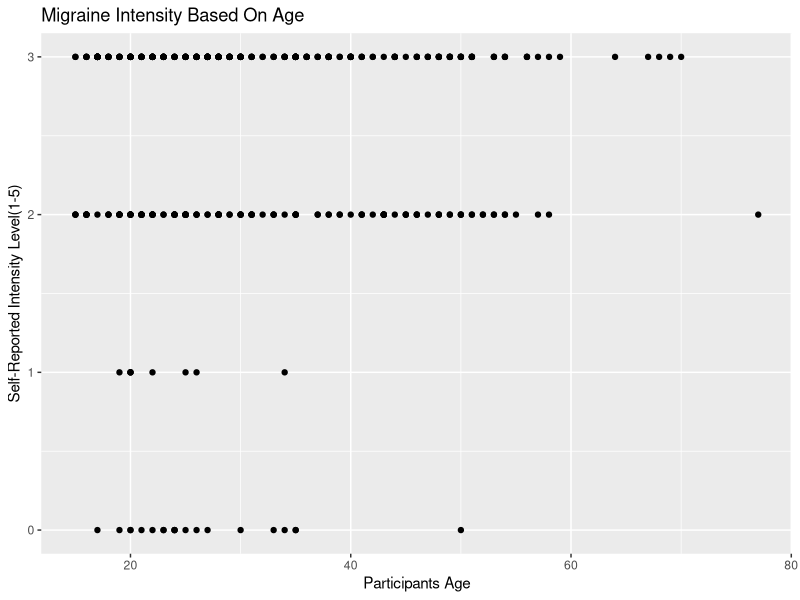
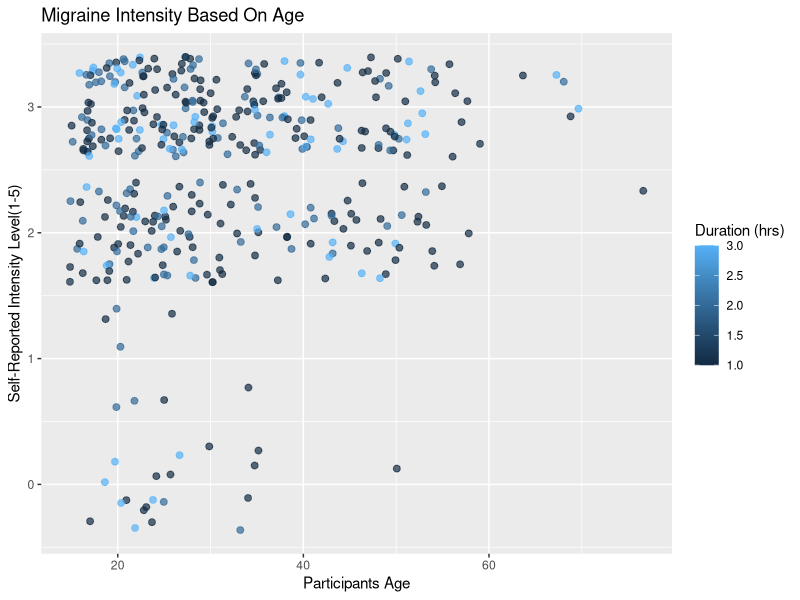
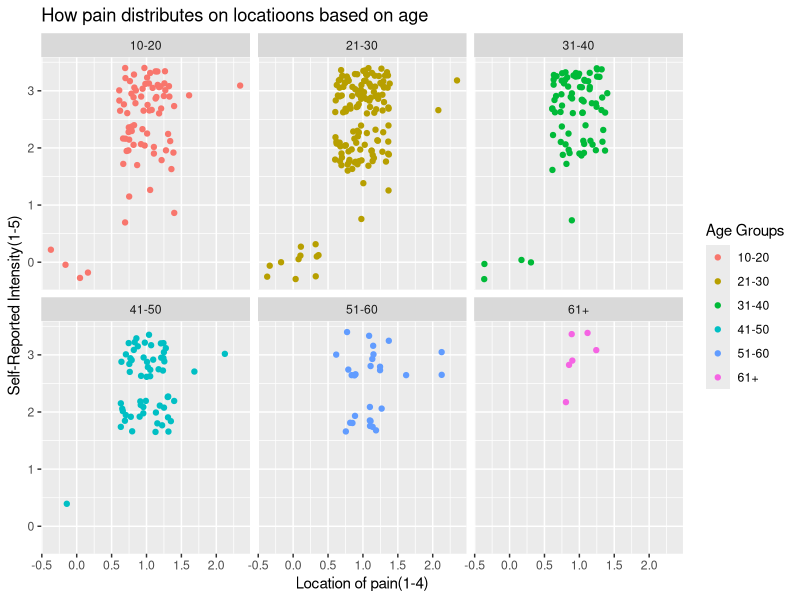
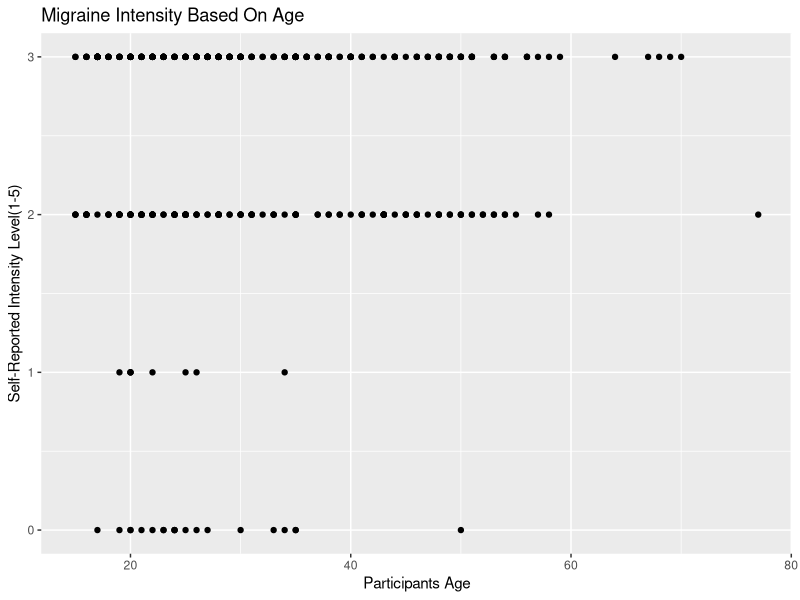
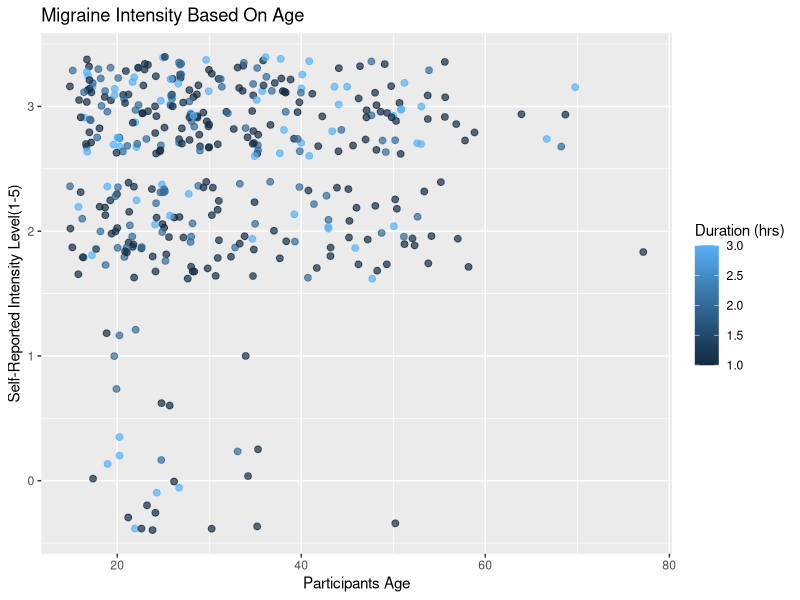
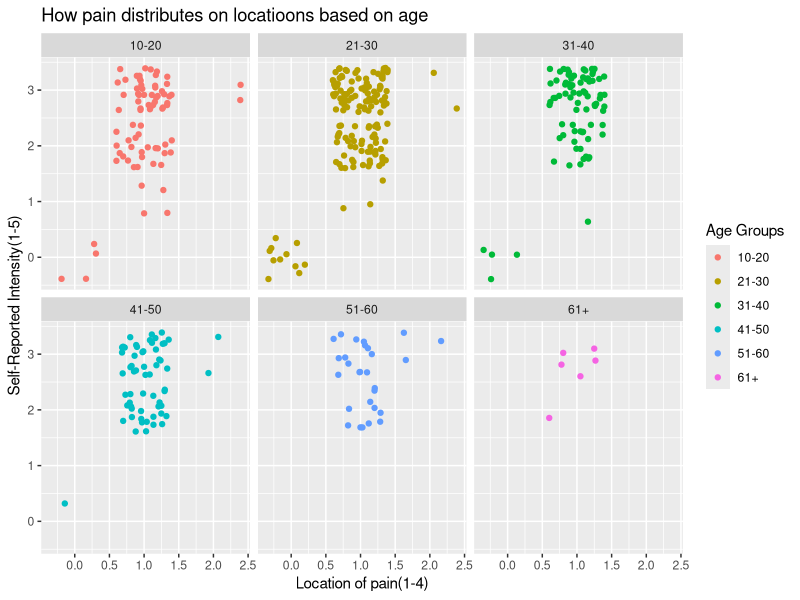

Write the R code that produced these figures, in order.
## ---- chunk 1
#Setting up our data set and packages needed
library(ggplot2)
library(tidyverse)
migraine_symptom_classification <- read.csv("migraine_symptom_classification.csv")
## ---- chunk 2
intensity_vs_age <- 
  ggplot(data = migraine_symptom_classification,
 mapping = aes(y = Intensity, x = Age)) +
  geom_point() + labs(x = "Participants Age",y = "Self-Reported Intensity Level(1-5)",
  title = "Migraine Intensity Based On Age") 

intensity_vs_age
ggsave(filename = "intensity_vs_age.png")

## ---- chunk 3
pain_duration_vs_age <- 
  ggplot(data = migraine_symptom_classification,
         mapping = aes(y = Intensity, x = Age, color = Duration)) + 
  geom_point(position = "jitter", alpha = 0.7, size = 2) + labs(
    x = "Participants Age", y = "Self-Reported Intensity Level(1-5)",
    title = "Migraine Intensity Based On Age", color = "Duration (hrs)")

pain_duration_vs_age
ggsave(filename = "pain_duration_vs_age.png")
## ---- chunk 4
#mutating a new data set that groups participants based on age range
new_migraine_symptom_classification <- migraine_symptom_classification |>
  mutate(age_grouped = case_when(
  Age > 10 & Age <= 20 ~ "10-20",Age > 20 & Age <= 30 ~"21-30", 
  Age > 30 & Age <= 40 ~"31-40", Age > 40 & Age <= 50 ~"41-50", 
  Age > 50 & Age <= 60 ~"51-60", Age > 60 & Age <= 90 ~"61+",))

#creates new graph with new variablefor age given 
intensity_vs_location <- ggplot(data = new_migraine_symptom_classification, 
         mapping = aes(x = Location, y = Intensity, color = age_grouped)) +
  geom_point(position = "jitter") + 
  facet_wrap(~age_grouped) + 
  labs(x = "Location of pain(1-4)", y = "Self-Reported Intensity(1-5)",
       title = "How pain distributes on locatioons based on age", color = "Age Groups")


intensity_vs_location
ggsave(filename = "intensity_vs_location.png")

